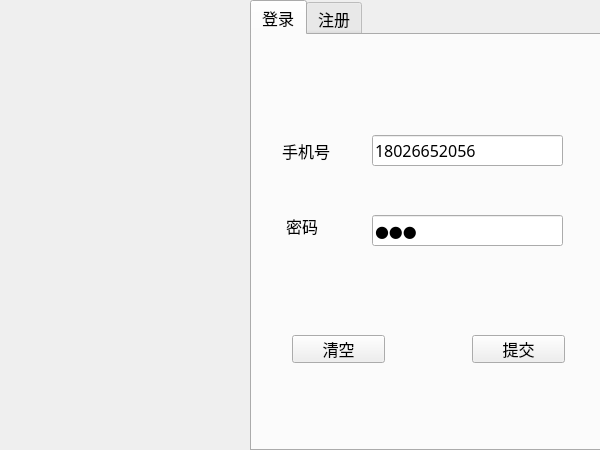
<?xml version="1.0" encoding="UTF-8"?>
<ui version="4.0">
 <class>LoginDialog</class>
 <widget class="QWidget" name="LoginDialog">
  <property name="geometry">
   <rect>
    <x>0</x>
    <y>0</y>
    <width>600</width>
    <height>450</height>
   </rect>
  </property>
  <property name="minimumSize">
   <size>
    <width>600</width>
    <height>450</height>
   </size>
  </property>
  <property name="maximumSize">
   <size>
    <width>600</width>
    <height>450</height>
   </size>
  </property>
  <property name="windowTitle">
   <string>Form</string>
  </property>
  <widget class="QLabel" name="lb_icon">
   <property name="geometry">
    <rect>
     <x>0</x>
     <y>0</y>
     <width>250</width>
     <height>451</height>
    </rect>
   </property>
   <property name="text">
    <string/>
   </property>
   <property name="pixmap">
    <pixmap resource="images.qrc">:/images/register.png</pixmap>
   </property>
   <property name="scaledContents">
    <bool>true</bool>
   </property>
  </widget>
  <widget class="QTabWidget" name="tb_page">
   <property name="geometry">
    <rect>
     <x>250</x>
     <y>0</y>
     <width>351</width>
     <height>451</height>
    </rect>
   </property>
   <property name="font">
    <font>
     <family>微软雅黑</family>
     <pointsize>12</pointsize>
    </font>
   </property>
   <property name="currentIndex">
    <number>0</number>
   </property>
   <widget class="QWidget" name="page_login">
    <attribute name="title">
     <string>登录</string>
    </attribute>
    <widget class="QLabel" name="lb_tel">
     <property name="geometry">
      <rect>
       <x>30</x>
       <y>100</y>
       <width>71</width>
       <height>31</height>
      </rect>
     </property>
     <property name="text">
      <string>手机号</string>
     </property>
    </widget>
    <widget class="QLabel" name="lb_password">
     <property name="geometry">
      <rect>
       <x>30</x>
       <y>180</y>
       <width>71</width>
       <height>21</height>
      </rect>
     </property>
     <property name="text">
      <string> 密码</string>
     </property>
    </widget>
    <widget class="QPushButton" name="pb_clear">
     <property name="geometry">
      <rect>
       <x>40</x>
       <y>300</y>
       <width>93</width>
       <height>28</height>
      </rect>
     </property>
     <property name="text">
      <string>清空</string>
     </property>
    </widget>
    <widget class="QPushButton" name="pb_commit">
     <property name="geometry">
      <rect>
       <x>220</x>
       <y>300</y>
       <width>93</width>
       <height>28</height>
      </rect>
     </property>
     <property name="text">
      <string>提交</string>
     </property>
    </widget>
    <widget class="QLineEdit" name="le_tel">
     <property name="geometry">
      <rect>
       <x>120</x>
       <y>100</y>
       <width>191</width>
       <height>31</height>
      </rect>
     </property>
     <property name="text">
      <string>18026652056</string>
     </property>
    </widget>
    <widget class="QLineEdit" name="le_password">
     <property name="geometry">
      <rect>
       <x>120</x>
       <y>180</y>
       <width>191</width>
       <height>31</height>
      </rect>
     </property>
     <property name="text">
      <string>123</string>
     </property>
     <property name="echoMode">
      <enum>QLineEdit::Password</enum>
     </property>
    </widget>
   </widget>
   <widget class="QWidget" name="page_register">
    <attribute name="title">
     <string>注册</string>
    </attribute>
    <widget class="QPushButton" name="pb_clear_register">
     <property name="geometry">
      <rect>
       <x>50</x>
       <y>330</y>
       <width>93</width>
       <height>28</height>
      </rect>
     </property>
     <property name="text">
      <string>清空</string>
     </property>
    </widget>
    <widget class="QPushButton" name="pb_commit_register">
     <property name="geometry">
      <rect>
       <x>230</x>
       <y>330</y>
       <width>93</width>
       <height>28</height>
      </rect>
     </property>
     <property name="text">
      <string> 提交</string>
     </property>
    </widget>
    <widget class="QLabel" name="lb_tel_register">
     <property name="geometry">
      <rect>
       <x>30</x>
       <y>80</y>
       <width>91</width>
       <height>31</height>
      </rect>
     </property>
     <property name="text">
      <string>  手机号</string>
     </property>
    </widget>
    <widget class="QLabel" name="lb_password_register">
     <property name="geometry">
      <rect>
       <x>40</x>
       <y>150</y>
       <width>71</width>
       <height>31</height>
      </rect>
     </property>
     <property name="text">
      <string> 密码</string>
     </property>
    </widget>
    <widget class="QLabel" name="lb_name_register">
     <property name="geometry">
      <rect>
       <x>40</x>
       <y>220</y>
       <width>71</width>
       <height>31</height>
      </rect>
     </property>
     <property name="text">
      <string> 昵称</string>
     </property>
    </widget>
    <widget class="QLineEdit" name="le_tel_register">
     <property name="geometry">
      <rect>
       <x>130</x>
       <y>80</y>
       <width>191</width>
       <height>31</height>
      </rect>
     </property>
     <property name="toolTip">
      <string>&lt;html&gt;&lt;head/&gt;&lt;body&gt;&lt;p&gt;手机号不能超过15位&lt;/p&gt;&lt;/body&gt;&lt;/html&gt;</string>
     </property>
    </widget>
    <widget class="QLineEdit" name="le_password_register">
     <property name="geometry">
      <rect>
       <x>130</x>
       <y>150</y>
       <width>191</width>
       <height>31</height>
      </rect>
     </property>
     <property name="echoMode">
      <enum>QLineEdit::Password</enum>
     </property>
    </widget>
    <widget class="QLineEdit" name="le_name_register">
     <property name="geometry">
      <rect>
       <x>130</x>
       <y>220</y>
       <width>191</width>
       <height>31</height>
      </rect>
     </property>
    </widget>
   </widget>
  </widget>
 </widget>
 <resources>
  <include location="images.qrc"/>
 </resources>
 <connections/>
</ui>
